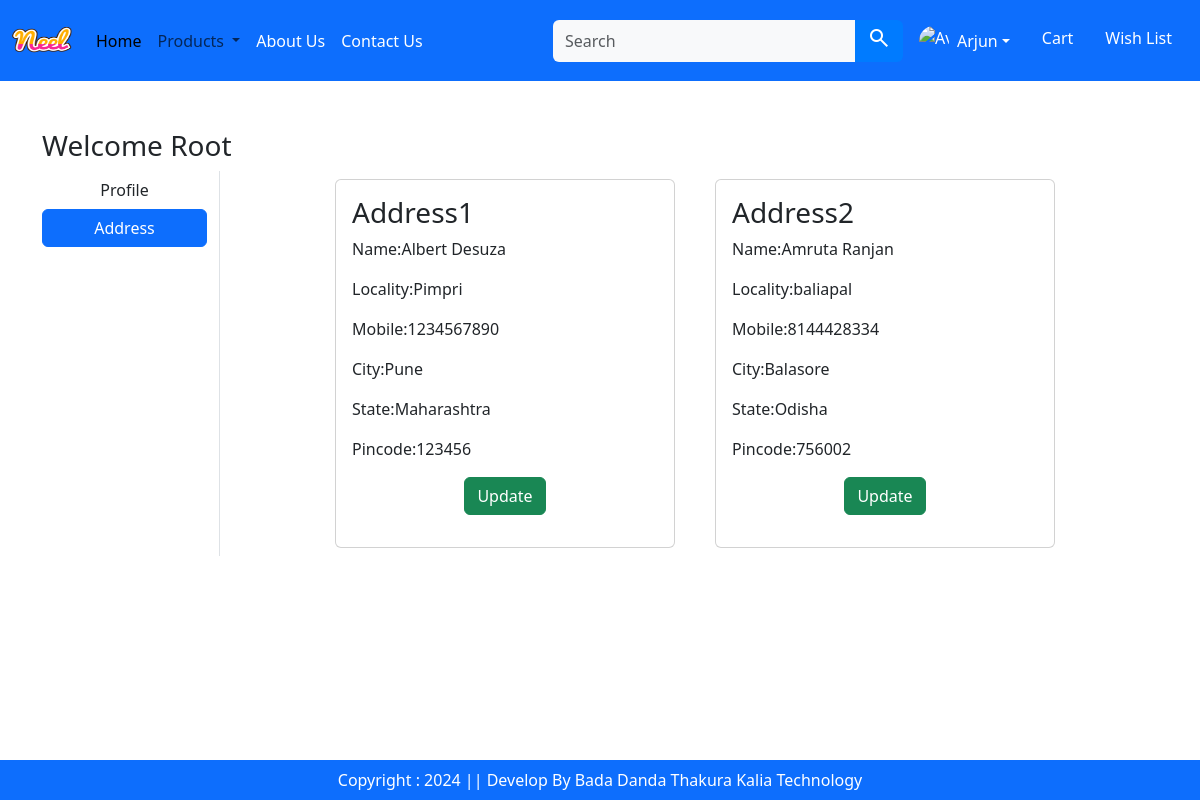
The page /address/ (signed in) on the database its author committed.
### commapp/models.py (models this page shows, shortened)
class Customer(models.Model):
    user = models.ForeignKey(User,on_delete=models.CASCADE)
    name = models.CharField(max_length=200)
    locality = models.CharField(max_length=200)
    city = models.CharField(max_length=50)
    mobile = models.IntegerField(default=0)
    zipcode = models.IntegerField()
    state = models.CharField(choices=STATE_CHOICES,max_length=100)

### commapp/views.py (the view)
# urls.py: path('address/', views.address, name='address'),
def address(request):
    add = Customer.objects.filter(user=request.user)
    return render(request, 'address.html',locals())

### commapp/templates/address.html (shortened to what this page needs)
{% extends "base.html" %}
{% load static %}
{% block main-content %}
<div class="container my-5 ">
    <div class="row" >
            <h3>Welcome <span class="text-capitalize">{{request.user}}</span></h3>
        <div class="col-sm-2 border-end">
            <ul class="list-unstyled">
                <li class="d-grid"><a href="{% url 'profile' %}" class="btn ">Profile</a></li>
                <li class="d-grid"><a href="{% url 'address' %}" class="btn btn-primary">Address</a></li>
            </ul>
        </div>
        <div class="col-sm-8 offset-sm-1">
            <div class="row">
                {% for ad in add %}
                   <div class="col-sm-6">
                        <div class="card m-2">
                            <div class="card-body">
                                <h3>Address{{forloop.counter}}</h3>
                                <p>Name:{{ad.name}}</p>
                                <p>Locality:{{ad.locality}}</p>
                                <p>Mobile:{{ad.mobile}}</p>
                                <p>City:{{ad.city}}</p>
                                <p>State:{{ad.state}}</p>
                                <p>Pincode:{{ad.zipcode}}</p>
                                <p class="text-center"><a href="{% url 'updateAddress' pk=ad.id %}" type="button" class="btn btn-success">Update</a></p>
                            </div>
                        </div>
                   </div>
                {% endfor %}
            </div>
        </div>
{% endblock main-content %}

### rows shown on the page
Customer: name "Albert Desuza", locality "Pimpri", mobile "1234567890", city "Pune", state "Maharashtra", zipcode "123456"
Customer: name "Amruta Ranjan", locality "baliapal", mobile "8144428334", city "Balasore", state "Odisha", zipcode "756002"

### other values the page prints
{{ request.user }} "Root"
